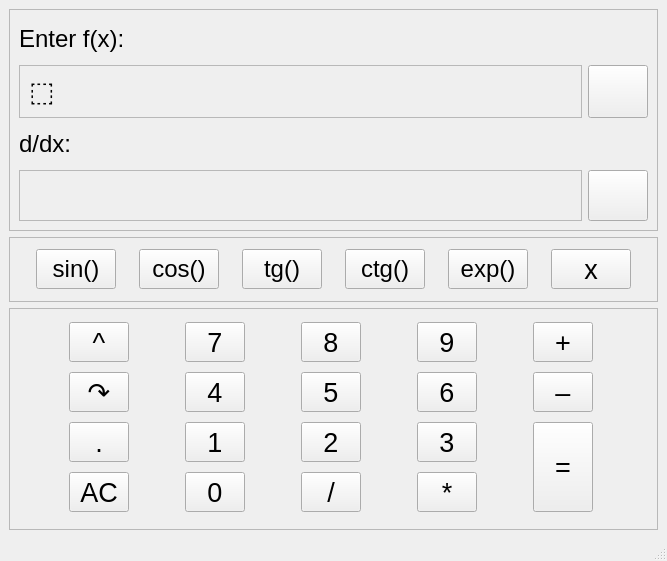
<?xml version="1.0" encoding="UTF-8"?>
<ui version="4.0">
 <class>MainWindow</class>
 <widget class="QMainWindow" name="MainWindow">
  <property name="geometry">
   <rect>
    <x>0</x>
    <y>0</y>
    <width>667</width>
    <height>561</height>
   </rect>
  </property>
  <property name="minimumSize">
   <size>
    <width>100</width>
    <height>80</height>
   </size>
  </property>
  <property name="sizeIncrement">
   <size>
    <width>0</width>
    <height>0</height>
   </size>
  </property>
  <property name="windowTitle">
   <string>MainWindow</string>
  </property>
  <widget class="QWidget" name="centralwidget">
   <layout class="QVBoxLayout" name="verticalLayout">
    <item>
     <widget class="QFrame" name="frame_1">
      <property name="maximumSize">
       <size>
        <width>16777215</width>
        <height>1000</height>
       </size>
      </property>
      <property name="frameShape">
       <enum>QFrame::StyledPanel</enum>
      </property>
      <property name="frameShadow">
       <enum>QFrame::Raised</enum>
      </property>
      <layout class="QGridLayout" name="gridLayout_2">
       <item row="2" column="0">
        <widget class="QLabel" name="label_2">
         <property name="maximumSize">
          <size>
           <width>16777215</width>
           <height>40</height>
          </size>
         </property>
         <property name="font">
          <font>
           <pointsize>18</pointsize>
          </font>
         </property>
         <property name="text">
          <string>d/dx:</string>
         </property>
        </widget>
       </item>
       <item row="1" column="0">
        <widget class="QFrame" name="enter_frame">
         <property name="maximumSize">
          <size>
           <width>16777215</width>
           <height>60</height>
          </size>
         </property>
         <property name="sizeIncrement">
          <size>
           <width>0</width>
           <height>40</height>
          </size>
         </property>
         <property name="frameShape">
          <enum>QFrame::StyledPanel</enum>
         </property>
         <property name="frameShadow">
          <enum>QFrame::Raised</enum>
         </property>
         <layout class="QHBoxLayout" name="horizontalLayout_3">
          <item>
           <widget class="QLabel" name="enter_label">
            <property name="font">
             <font>
              <pointsize>20</pointsize>
             </font>
            </property>
            <property name="text">
             <string>⬚</string>
            </property>
           </widget>
          </item>
         </layout>
        </widget>
       </item>
       <item row="5" column="0">
        <widget class="QFrame" name="frame">
         <property name="maximumSize">
          <size>
           <width>16777215</width>
           <height>60</height>
          </size>
         </property>
         <property name="sizeIncrement">
          <size>
           <width>0</width>
           <height>40</height>
          </size>
         </property>
         <property name="frameShape">
          <enum>QFrame::StyledPanel</enum>
         </property>
         <property name="frameShadow">
          <enum>QFrame::Raised</enum>
         </property>
         <layout class="QHBoxLayout" name="horizontalLayout_2">
          <item>
           <widget class="QLabel" name="result_label">
            <property name="maximumSize">
             <size>
              <width>16777215</width>
              <height>40</height>
             </size>
            </property>
            <property name="font">
             <font>
              <pointsize>20</pointsize>
             </font>
            </property>
            <property name="text">
             <string/>
            </property>
           </widget>
          </item>
         </layout>
        </widget>
       </item>
       <item row="1" column="1">
        <widget class="QPushButton" name="copy_func_butt">
         <property name="maximumSize">
          <size>
           <width>60</width>
           <height>60</height>
          </size>
         </property>
         <property name="text">
          <string/>
         </property>
         <property name="icon">
          <iconset theme="accessories-text-editor"/>
         </property>
         <property name="iconSize">
          <size>
           <width>50</width>
           <height>50</height>
          </size>
         </property>
        </widget>
       </item>
       <item row="0" column="0">
        <widget class="QLabel" name="label_1">
         <property name="maximumSize">
          <size>
           <width>16777215</width>
           <height>40</height>
          </size>
         </property>
         <property name="font">
          <font>
           <pointsize>18</pointsize>
          </font>
         </property>
         <property name="text">
          <string>Enter f(x):</string>
         </property>
        </widget>
       </item>
       <item row="5" column="1">
        <widget class="QPushButton" name="copy_derivative_butt">
         <property name="maximumSize">
          <size>
           <width>60</width>
           <height>60</height>
          </size>
         </property>
         <property name="text">
          <string/>
         </property>
         <property name="icon">
          <iconset theme="accessories-text-editor"/>
         </property>
         <property name="iconSize">
          <size>
           <width>50</width>
           <height>50</height>
          </size>
         </property>
        </widget>
       </item>
      </layout>
     </widget>
    </item>
    <item>
     <widget class="QFrame" name="frame_2">
      <property name="maximumSize">
       <size>
        <width>16777215</width>
        <height>65</height>
       </size>
      </property>
      <property name="sizeIncrement">
       <size>
        <width>0</width>
        <height>65</height>
       </size>
      </property>
      <property name="frameShape">
       <enum>QFrame::StyledPanel</enum>
      </property>
      <property name="frameShadow">
       <enum>QFrame::Raised</enum>
      </property>
      <layout class="QHBoxLayout" name="horizontalLayout">
       <item>
        <widget class="QPushButton" name="sin_butt">
         <property name="maximumSize">
          <size>
           <width>80</width>
           <height>40</height>
          </size>
         </property>
         <property name="font">
          <font>
           <pointsize>18</pointsize>
          </font>
         </property>
         <property name="text">
          <string>sin()</string>
         </property>
        </widget>
       </item>
       <item>
        <widget class="QPushButton" name="cos_butt">
         <property name="maximumSize">
          <size>
           <width>80</width>
           <height>40</height>
          </size>
         </property>
         <property name="font">
          <font>
           <pointsize>18</pointsize>
          </font>
         </property>
         <property name="text">
          <string>cos()</string>
         </property>
        </widget>
       </item>
       <item>
        <widget class="QPushButton" name="tg_butt">
         <property name="maximumSize">
          <size>
           <width>80</width>
           <height>40</height>
          </size>
         </property>
         <property name="font">
          <font>
           <pointsize>18</pointsize>
          </font>
         </property>
         <property name="text">
          <string>tg()</string>
         </property>
        </widget>
       </item>
       <item>
        <widget class="QPushButton" name="ctg_butt">
         <property name="maximumSize">
          <size>
           <width>80</width>
           <height>40</height>
          </size>
         </property>
         <property name="font">
          <font>
           <pointsize>18</pointsize>
          </font>
         </property>
         <property name="text">
          <string>ctg()</string>
         </property>
        </widget>
       </item>
       <item>
        <widget class="QPushButton" name="exp_butt">
         <property name="maximumSize">
          <size>
           <width>80</width>
           <height>40</height>
          </size>
         </property>
         <property name="font">
          <font>
           <pointsize>18</pointsize>
          </font>
         </property>
         <property name="text">
          <string>exp()</string>
         </property>
        </widget>
       </item>
       <item>
        <widget class="QPushButton" name="x_butt">
         <property name="maximumSize">
          <size>
           <width>80</width>
           <height>40</height>
          </size>
         </property>
         <property name="font">
          <font>
           <pointsize>20</pointsize>
          </font>
         </property>
         <property name="text">
          <string>x</string>
         </property>
        </widget>
       </item>
      </layout>
     </widget>
    </item>
    <item>
     <widget class="QFrame" name="frame_3">
      <property name="maximumSize">
       <size>
        <width>10000</width>
        <height>1000</height>
       </size>
      </property>
      <property name="baseSize">
       <size>
        <width>0</width>
        <height>1000</height>
       </size>
      </property>
      <property name="frameShape">
       <enum>QFrame::StyledPanel</enum>
      </property>
      <property name="frameShadow">
       <enum>QFrame::Raised</enum>
      </property>
      <layout class="QGridLayout" name="gridLayout">
       <item row="8" column="2">
        <widget class="QPushButton" name="dot_butt">
         <property name="maximumSize">
          <size>
           <width>60</width>
           <height>40</height>
          </size>
         </property>
         <property name="font">
          <font>
           <pointsize>20</pointsize>
          </font>
         </property>
         <property name="text">
          <string>.</string>
         </property>
        </widget>
       </item>
       <item row="9" column="8">
        <widget class="QPushButton" name="butt_0">
         <property name="maximumSize">
          <size>
           <width>60</width>
           <height>40</height>
          </size>
         </property>
         <property name="font">
          <font>
           <pointsize>20</pointsize>
          </font>
         </property>
         <property name="text">
          <string>0</string>
         </property>
        </widget>
       </item>
       <item row="4" column="12">
        <widget class="QPushButton" name="butt_9">
         <property name="maximumSize">
          <size>
           <width>60</width>
           <height>40</height>
          </size>
         </property>
         <property name="font">
          <font>
           <pointsize>20</pointsize>
          </font>
         </property>
         <property name="text">
          <string>9</string>
         </property>
        </widget>
       </item>
       <item row="4" column="14">
        <widget class="QPushButton" name="plus_butt">
         <property name="maximumSize">
          <size>
           <width>60</width>
           <height>40</height>
          </size>
         </property>
         <property name="font">
          <font>
           <pointsize>20</pointsize>
          </font>
         </property>
         <property name="text">
          <string>+</string>
         </property>
        </widget>
       </item>
       <item row="6" column="12">
        <widget class="QPushButton" name="butt_6">
         <property name="maximumSize">
          <size>
           <width>60</width>
           <height>40</height>
          </size>
         </property>
         <property name="font">
          <font>
           <pointsize>20</pointsize>
          </font>
         </property>
         <property name="text">
          <string>6</string>
         </property>
        </widget>
       </item>
       <item row="4" column="10">
        <widget class="QPushButton" name="butt_8">
         <property name="maximumSize">
          <size>
           <width>60</width>
           <height>40</height>
          </size>
         </property>
         <property name="font">
          <font>
           <pointsize>20</pointsize>
          </font>
         </property>
         <property name="text">
          <string>8</string>
         </property>
        </widget>
       </item>
       <item row="4" column="2">
        <widget class="QPushButton" name="pow_butt">
         <property name="maximumSize">
          <size>
           <width>60</width>
           <height>40</height>
          </size>
         </property>
         <property name="font">
          <font>
           <pointsize>20</pointsize>
          </font>
         </property>
         <property name="text">
          <string>^</string>
         </property>
        </widget>
       </item>
       <item row="8" column="8">
        <widget class="QPushButton" name="butt_1">
         <property name="maximumSize">
          <size>
           <width>60</width>
           <height>40</height>
          </size>
         </property>
         <property name="font">
          <font>
           <pointsize>20</pointsize>
          </font>
         </property>
         <property name="text">
          <string>1</string>
         </property>
        </widget>
       </item>
       <item row="4" column="8">
        <widget class="QPushButton" name="butt_7">
         <property name="maximumSize">
          <size>
           <width>60</width>
           <height>40</height>
          </size>
         </property>
         <property name="font">
          <font>
           <pointsize>20</pointsize>
          </font>
         </property>
         <property name="text">
          <string>7</string>
         </property>
        </widget>
       </item>
       <item row="8" column="10">
        <widget class="QPushButton" name="butt_2">
         <property name="maximumSize">
          <size>
           <width>60</width>
           <height>40</height>
          </size>
         </property>
         <property name="font">
          <font>
           <pointsize>20</pointsize>
          </font>
         </property>
         <property name="text">
          <string>2</string>
         </property>
        </widget>
       </item>
       <item row="8" column="12">
        <widget class="QPushButton" name="butt_3">
         <property name="minimumSize">
          <size>
           <width>0</width>
           <height>0</height>
          </size>
         </property>
         <property name="maximumSize">
          <size>
           <width>60</width>
           <height>40</height>
          </size>
         </property>
         <property name="font">
          <font>
           <pointsize>20</pointsize>
          </font>
         </property>
         <property name="text">
          <string>3</string>
         </property>
        </widget>
       </item>
       <item row="6" column="10">
        <widget class="QPushButton" name="butt_5">
         <property name="maximumSize">
          <size>
           <width>60</width>
           <height>40</height>
          </size>
         </property>
         <property name="font">
          <font>
           <pointsize>20</pointsize>
          </font>
         </property>
         <property name="text">
          <string>5</string>
         </property>
        </widget>
       </item>
       <item row="6" column="8">
        <widget class="QPushButton" name="butt_4">
         <property name="maximumSize">
          <size>
           <width>60</width>
           <height>40</height>
          </size>
         </property>
         <property name="font">
          <font>
           <pointsize>20</pointsize>
          </font>
         </property>
         <property name="text">
          <string>4</string>
         </property>
        </widget>
       </item>
       <item row="6" column="2">
        <widget class="QPushButton" name="to_ext_func_butt">
         <property name="maximumSize">
          <size>
           <width>60</width>
           <height>40</height>
          </size>
         </property>
         <property name="font">
          <font>
           <pointsize>20</pointsize>
           <italic>false</italic>
           <underline>false</underline>
           <strikeout>false</strikeout>
           <kerning>true</kerning>
          </font>
         </property>
         <property name="text">
          <string>↷</string>
         </property>
        </widget>
       </item>
       <item row="6" column="14">
        <widget class="QPushButton" name="minus_butt">
         <property name="maximumSize">
          <size>
           <width>60</width>
           <height>40</height>
          </size>
         </property>
         <property name="font">
          <font>
           <pointsize>20</pointsize>
          </font>
         </property>
         <property name="text">
          <string>–</string>
         </property>
        </widget>
       </item>
       <item row="8" column="14" rowspan="2">
        <widget class="QPushButton" name="enter_butt">
         <property name="minimumSize">
          <size>
           <width>0</width>
           <height>0</height>
          </size>
         </property>
         <property name="maximumSize">
          <size>
           <width>60</width>
           <height>100</height>
          </size>
         </property>
         <property name="font">
          <font>
           <pointsize>20</pointsize>
          </font>
         </property>
         <property name="text">
          <string>=</string>
         </property>
        </widget>
       </item>
       <item row="9" column="2">
        <widget class="QPushButton" name="AC_butt">
         <property name="maximumSize">
          <size>
           <width>60</width>
           <height>40</height>
          </size>
         </property>
         <property name="font">
          <font>
           <pointsize>20</pointsize>
          </font>
         </property>
         <property name="text">
          <string>AC</string>
         </property>
        </widget>
       </item>
       <item row="9" column="10">
        <widget class="QPushButton" name="division_butt">
         <property name="maximumSize">
          <size>
           <width>60</width>
           <height>40</height>
          </size>
         </property>
         <property name="font">
          <font>
           <pointsize>20</pointsize>
          </font>
         </property>
         <property name="text">
          <string>/</string>
         </property>
        </widget>
       </item>
       <item row="9" column="12">
        <widget class="QPushButton" name="multiply_butt">
         <property name="maximumSize">
          <size>
           <width>60</width>
           <height>40</height>
          </size>
         </property>
         <property name="font">
          <font>
           <pointsize>20</pointsize>
          </font>
         </property>
         <property name="text">
          <string>*</string>
         </property>
        </widget>
       </item>
      </layout>
     </widget>
    </item>
   </layout>
  </widget>
  <widget class="QStatusBar" name="statusbar"/>
 </widget>
 <resources/>
 <connections/>
</ui>
